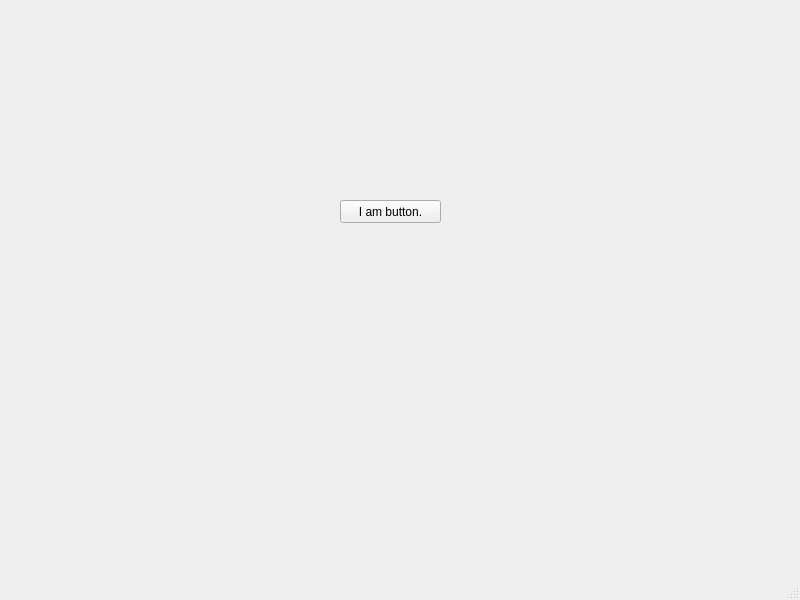
<?xml version="1.0" encoding="UTF-8"?>
<ui version="4.0">
 <class>MainWindow</class>
 <widget class="QMainWindow" name="MainWindow">
  <property name="geometry">
   <rect>
    <x>0</x>
    <y>0</y>
    <width>800</width>
    <height>600</height>
   </rect>
  </property>
  <property name="windowTitle">
   <string>MainWindow</string>
  </property>
  <widget class="QWidget" name="centralwidget">
   <widget class="QPushButton" name="pushButton">
    <property name="geometry">
     <rect>
      <x>340</x>
      <y>200</y>
      <width>101</width>
      <height>23</height>
     </rect>
    </property>
    <property name="text">
     <string>I am button.</string>
    </property>
   </widget>
  </widget>
  <widget class="QMenuBar" name="menubar">
   <property name="geometry">
    <rect>
     <x>0</x>
     <y>0</y>
     <width>800</width>
     <height>23</height>
    </rect>
   </property>
  </widget>
  <widget class="QStatusBar" name="statusbar"/>
 </widget>
 <resources/>
 <connections/>
</ui>
